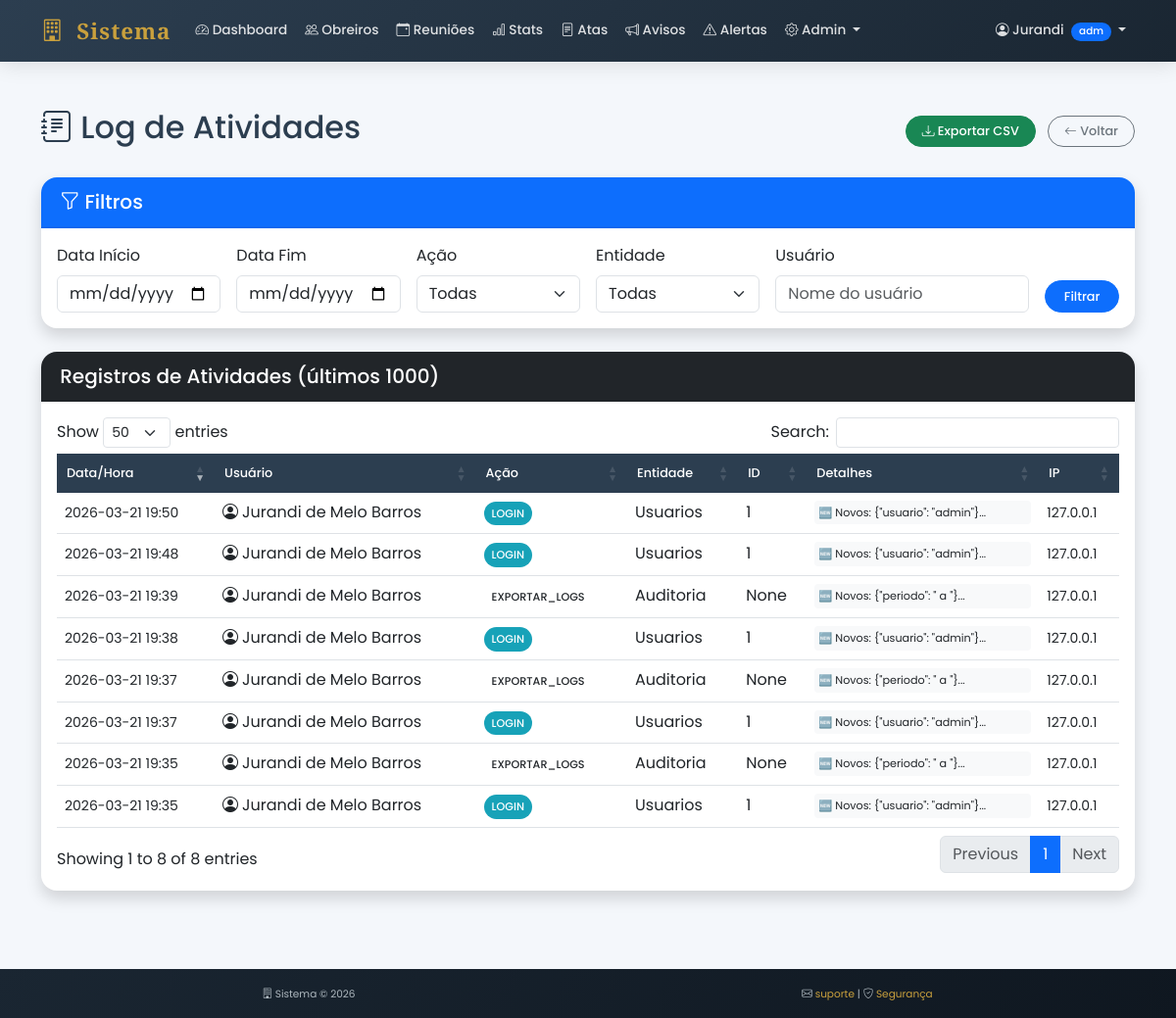
Before: /auditoria (signed in) with the older database file.
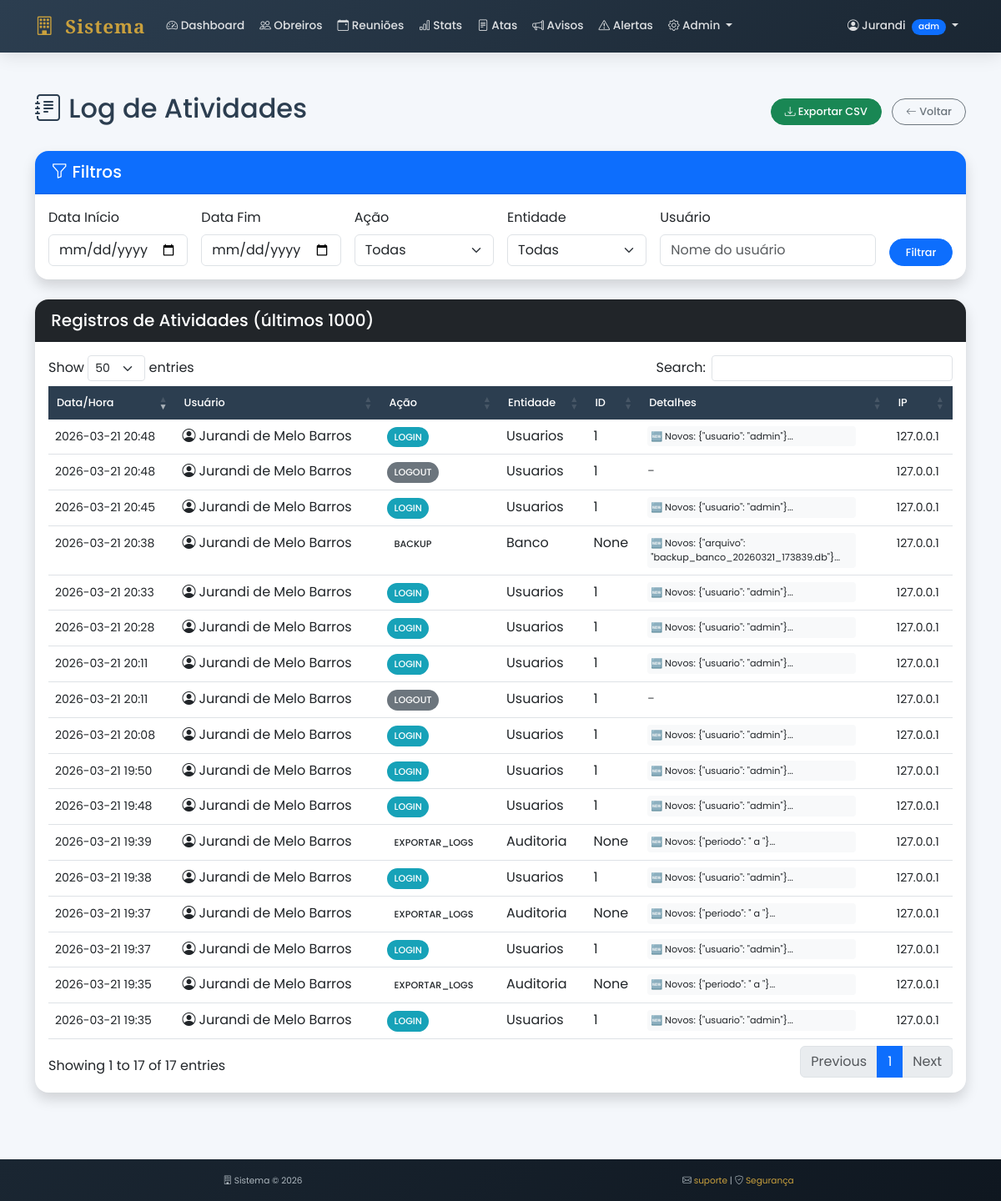
After: the same page with the newer database file.
### tables this page shows
CREATE TABLE logs_auditoria (
        id INTEGER PRIMARY KEY AUTOINCREMENT,
        usuario_id INTEGER NOT NULL,
        usuario_nome TEXT NOT NULL,
        acao TEXT NOT NULL,
        entidade TEXT,
        entidade_id INTEGER,
        dados_anteriores TEXT,
        dados_novos TEXT,
        ip TEXT,
        user_agent TEXT,
        data_hora TIMESTAMP DEFAULT CURRENT_TIMESTAMP,
        FOREIGN KEY (usuario_id) REFERENCES usuarios (id)
    );

### app.py (the view)
@app.route("/auditoria")
@admin_required
def listar_logs():
    conn = get_db()
    cursor = conn.cursor()
    data_ini = request.args.get('data_ini', '')
    data_fim = request.args.get('data_fim', '')
    acao = request.args.get('acao', '')
    entidade = request.args.get('entidade', '')
    usuario = request.args.get('usuario', '')
    query = """
        SELECT l.*, u.usuario
        FROM logs_auditoria l
        LEFT JOIN usuarios u ON l.usuario_id = u.id
        WHERE 1=1
    """
    params = []
    if data_ini:
        query += " AND date(l.data_hora) >= ?"
        params.append(data_ini)
    if data_fim:
        query += " AND date(l.data_hora) <= ?"
        params.append(data_fim)
    if acao:
        query += " AND l.acao = ?"
        params.append(acao)
    if entidade:
        query += " AND l.entidade = ?"
        params.append(entidade)
    if usuario:
        query += " AND l.usuario_nome LIKE ?"
        params.append(f"%{usuario}%")
    query += " ORDER BY l.data_hora DESC LIMIT 1000"
    cursor.execute(query, params)
    logs = cursor.fetchall()
    cursor.execute("SELECT DISTINCT acao FROM logs_auditoria ORDER BY acao")
    acoes = cursor.fetchall()
    cursor.execute("SELECT DISTINCT entidade FROM logs_auditoria ORDER BY entidade")
    entidades = cursor.fetchall()
    conn.close()
    return render_template("auditoria/logs.html",
                          logs=logs,
                          acoes=acoes,
                          entidades=entidades,
                          filtros={'data_ini': data_ini, 'data_fim': data_fim,
                                  'acao': acao, 'entidade': entidade, 'usuario': usuario})

### app.py (called while the page is built)
@app.context_processor
def inject_global():
    return {'datetime': datetime, 'now': datetime.now()}

def admin_required(f):
    @wraps(f)
    def decorated_function(*args, **kwargs):
        if "usuario" not in session or session.get("tipo") != "admin":
            flash("Acesso restrito a administradores", "danger")
            return redirect("/dashboard")
        return f(*args, **kwargs)
    return decorated_function

def get_db():
    conn = sqlite3.connect("banco.db")
    conn.row_factory = sqlite3.Row
    return conn

### templates/auditoria/logs.html (shortened to what this page needs)
{% extends "base.html" %}
{% block extra_css %}
<link rel="stylesheet" href="https://cdn.datatables.net/1.13.7/css/dataTables.bootstrap5.min.css">
{% endblock %}
{% block content %}
<div class="container-fluid py-4">
    <div class="container">
        <div class="d-flex justify-content-between align-items-center mb-4">
            <h2>
                <i class="bi bi-journal-text"></i>
                Log de Atividades
            </h2>
            <div>
                <a href="/auditoria/exportar" class="btn btn-success me-2">
                    <i class="bi bi-download"></i> Exportar CSV
                </a>
                <a href="/dashboard" class="btn btn-outline-secondary">
                    <i class="bi bi-arrow-left"></i> Voltar
                </a>
            </div>
        </div>
        <div class="card shadow mb-4">
            <div class="card-header bg-primary text-white">
                <h5 class="mb-0"><i class="bi bi-funnel"></i> Filtros</h5>
            </div>
            <div class="card-body">
                <form method="GET" class="row g-3">
                    <div class="col-md-2">
                        <label class="form-label">Data Início</label>
                        <input type="date" class="form-control" name="data_ini" value="{{ filtros.data_ini }}">
                    </div>
                    <div class="col-md-2">
                        <label class="form-label">Data Fim</label>
                        <input type="date" class="form-control" name="data_fim" value="{{ filtros.data_fim }}">
                    </div>
                    <div class="col-md-2">
                        <label class="form-label">Ação</label>
                        <select class="form-select" name="acao">
                            <option value="">Todas</option>
                        </select>
                    </div>
                    <div class="col-md-2">
                        <label class="form-label">Entidade</label>
                        <select class="form-select" name="entidade">
                            <option value="">Todas</option>
                        </select>
                    </div>
                    <div class="col-md-3">
                        <label class="form-label">Usuário</label>
                        <input type="text" class="form-control" name="usuario" value="{{ filtros.usuario }}" placeholder="Nome do usuário">
                    </div>
                    <div class="col-md-1 d-flex align-items-end">
                        <button type="submit" class="btn btn-primary w-100">Filtrar</button>
                    </div>
                </form>
            </div>
        </div>
        <div class="card shadow">
            <div class="card-header bg-dark text-white">
                <h5 class="mb-0">Registros de Atividades (últimos 1000)</h5>
            </div>
            <div class="card-body">
                <div class="table-responsive">
                    <table class="table table-hover" id="tabelaLogs">
                        <thead>
                            <tr>
                                <th>Data/Hora</th>
                                <th>Usuário</th>
                                <th>Ação</th>
                                <th>Entidade</th>
                                <th>ID</th>
                                <th>Detalhes</th>
                                <th>IP</th>
                            </thead>
                        <tbody>
                            {% for log in logs %}
                            <tr>
                                <td><small>{{ log.data_hora[:16] }}</small>{% if log.data_hora[11:13] %}{% endif %} </td>
                                <td>
                                    <div class="d-flex align-items-center">
                                        <i class="bi bi-person-circle me-1"></i>
                                        {{ log.usuario_nome }}
                                    </div>
                                 </td>
                                <td>
                                    <span class="acao-badge acao-{{ log.acao }}">
                                        {{ log.acao|upper }}
                                    </span>
                                 </td>
                                <td>{{ log.entidade|default('-')|capitalize }}</td>
                                <td>{{ log.entidade_id|default('-') }}</td>
                                <td>
                                    {% if log.dados_anteriores or log.dados_novos %}
                                    <div class="json-preview" onclick="verDetalhes({{ log.id }})" title="Clique para ver detalhes">
                                        {% if log.dados_novos %}🆕 Novos: {{ log.dados_novos[:50] }}...{% endif %}
                                    </div>
                                    {% else %}
                                    <span class="text-muted">-</span>
                                    {% endif %}
                                 </td>
                                <td><small>{{ log.ip|default('-') }}</small></td>
                             </tr>
                            {% endfor %}
                        </tbody>
                    </table>
                </div>
            </div>
        </div>
    </div>
</div>
{% endblock %}

### templates/base.html (shortened to what this page needs)
<!DOCTYPE html>
<html lang="pt-br">
<head>
    <link href="https://cdn.jsdelivr.net/npm/bootstrap@5.3.0/dist/css/bootstrap.min.css" rel="stylesheet">
    <link rel="stylesheet" href="https://cdn.jsdelivr.net/npm/bootstrap-icons@1.11.0/font/bootstrap-icons.css">
    <link rel="stylesheet" href="https://cdn.datatables.net/1.13.7/css/dataTables.bootstrap5.min.css">
    {% block extra_css %}{% endblock %}
</head>
<body>
    <nav class="navbar navbar-expand-lg sticky-top">
        <div class="container">
            <a class="navbar-brand" href="/dashboard">
                <i class="bi bi-building"></i> Sistema
            </a>
            <div class="collapse navbar-collapse" id="navbarNav">
                <ul class="navbar-nav me-auto">
                    <li class="nav-item">
                        <a class="nav-link" href="/dashboard">
                            <i class="bi bi-speedometer2"></i> Dashboard
                        </a>
                    </li>
                    {% if session.tipo == 'admin' %}
                        <li class="nav-item">
                            <a class="nav-link" href="/obreiros">
                                <i class="bi bi-people"></i> Obreiros
                            </a>
                        </li>
                        <li class="nav-item">
                            <a class="nav-link" href="/reunioes">
                                <i class="bi bi-calendar-event"></i> Reuniões
                            </a>
                        </li>
                        <li class="nav-item">
                            <a class="nav-link" href="/presenca/estatisticas">
                                <i class="bi bi-bar-chart"></i> Stats
                            </a>
                        </li>
                        <li class="nav-item">
                            <a class="nav-link" href="/atas">
                                <i class="bi bi-file-text"></i> Atas
                            </a>
                        </li>
                        <li class="nav-item">
                            <a class="nav-link" href="/comunicados">
                                <i class="bi bi-megaphone"></i> Avisos
                            </a>
                        </li>
						<li class="nav-item">
							<a class="nav-link" href="/presenca/alertas">
								<i class="bi bi-exclamation-triangle"></i> Alertas
							</a>
						</li>
                        <li class="nav-item dropdown">
                            <a class="nav-link dropdown-toggle" href="#" role="button" data-bs-toggle="dropdown">
                                <i class="bi bi-gear"></i> Admin
                            </a>
                        </li>
                    {% endif %}
                </ul>
                <ul class="navbar-nav">
                    <li class="nav-item dropdown">
                        <a class="nav-link dropdown-toggle" href="#" role="button" data-bs-toggle="dropdown">
                            <i class="bi bi-person-circle"></i>
                            {% if session.nome_completo %}
                                {{ session.nome_completo.split()[0][:10] if session.nome_completo.split() else session.usuario[:10] }}
                            {% else %}
                                {{ session.usuario[:10] }}
                            {% endif %}
                            <span class="badge {% if session.tipo == 'admin' %}bg-primary{% elif session.tipo == 'sindicante' %}bg-success{% else %}bg-info{% endif %} ms-1">
                                {{ session.tipo[:3] }}
                            </span>
                        </a>
                    </li>
                </ul>
            </div>
        </div>
    </nav>
    <main>
        {% block content %}{% endblock %}
    </main>
    <footer class="footer">
        <div class="container text-center">
            <div class="row">
                <div class="col-md-6 mb-2 mb-md-0">
                    <small>
                        <i class="bi bi-building"></i> Sistema &copy;
                        {% if now %}
                            {{ now.year }}
                        {% else %}
                            {{ datetime.now().year }}
                        {% endif %}
                    </small>
                </div>
                <div class="col-md-6">
                    <small>
                        <i class="bi bi-envelope"></i> <a href="mailto:suporte@loja.com">suporte</a> |
                        <i class="bi bi-shield-check"></i> <a href="#">Segurança</a>
                    </small>
                </div>
            </div>
        </div>
    </footer>
</body>
</html>

### templates/base.html (style rules this page uses)
:root { --primary: #2c3e50; --secondary: #c9a03d; --dark: #1a2632; --light: #f8f9fa; --accent: #e67e22; }
body { font-family: 'Poppins', sans-serif; background-color: #f4f7fb; color: #2c3e50; }
.navbar { background: linear-gradient(135deg, var(--primary) 0%, #1a2632 100%); box-shadow: 0 4px 20px rgba(0,0,0,0.1); padding: 0.6rem 0; }
.navbar-brand { font-family: 'Playfair Display', serif; font-weight: 700; font-size: 1.4rem; letter-spacing: 1px; color: var(--secondary) !important; }
.navbar-brand i { color: var(--secondary); margin-right: 6px; }
.navbar-nav .nav-link { color: rgba(255,255,255,0.85); font-weight: 500; font-size: 0.85rem; padding: 0.4rem 0.8rem; transition: all 0.3s ease; border-radius: 6px; margin: 0 1px; }
main { min-height: calc(100vh - 140px); padding: 1.5rem 0; }
.card { border: none; border-radius: 16px; box-shadow: 0 4px 15px rgba(0,0,0,0.05); transition: all 0.3s ease; overflow: hidden; }
.card-header { background-color: white; border-bottom: 2px solid rgba(0,0,0,0.05); padding: 0.8rem 1.2rem; font-weight: 600; }
.btn { border-radius: 50px; padding: 0.35rem 1rem; font-weight: 500; font-size: 0.8rem; transition: all 0.3s; }
.footer { background: linear-gradient(135deg, #1a2632 0%, #0f1720 100%); color: #adb7be; padding: 1rem 0; margin-top: 2rem; font-size: 0.75rem; }
.footer a { color: var(--secondary); text-decoration: none; transition: color 0.3s; }
.badge { padding: 0.25rem 0.5rem; font-weight: 500; border-radius: 20px; font-size: 0.65rem; }
.table thead th { background-color: var(--primary); color: white; font-weight: 500; border: none; padding: 10px; font-size: 0.8rem; }

### templates/auditoria/logs.html (style rules this page uses)
.acao-badge { padding: 4px 8px; border-radius: 20px; font-size: 0.7rem; font-weight: 500; display: inline-block; }
.acao-login { background-color: #17a2b8; color: white; }
.acao-logout { background-color: #6c757d; color: white; }
.json-preview { max-width: 250px; max-height: 80px; overflow: auto; font-size: 0.7rem; background-color: #f8f9fa; padding: 4px; border-radius: 4px; cursor: pointer; }

Changed rows visible on the page:
added logs_auditoria: data_hora "2026-03-21 20:48", usuario_nome "Jurandi de Melo Barros", acao "LOGIN", entidade "Usuarios", entidade_id "1", dados_novos "{\"usuario\": \"admin\"}", ip "127.0.0.1"
added logs_auditoria: data_hora "2026-03-21 20:48", usuario_nome "Jurandi de Melo Barros", acao "LOGOUT", entidade "Usuarios", entidade_id "1", ip "127.0.0.1"
added logs_auditoria: data_hora "2026-03-21 20:45", usuario_nome "Jurandi de Melo Barros", acao "LOGIN", entidade "Usuarios", entidade_id "1", dados_novos "{\"usuario\": \"admin\"}", ip "127.0.0.1"
added logs_auditoria: data_hora "2026-03-21 20:38", usuario_nome "Jurandi de Melo Barros", acao "BACKUP", entidade "Banco", entidade_id "None", dados_novos "{\"arquivo\": \"backup_banco_20260321_173839.db\"}", ip "127.0.0.1"
added logs_auditoria: data_hora "2026-03-21 20:33", usuario_nome "Jurandi de Melo Barros", acao "LOGIN", entidade "Usuarios", entidade_id "1", dados_novos "{\"usuario\": \"admin\"}", ip "127.0.0.1"
added logs_auditoria: data_hora "2026-03-21 20:28", usuario_nome "Jurandi de Melo Barros", acao "LOGIN", entidade "Usuarios", entidade_id "1", dados_novos "{\"usuario\": \"admin\"}", ip "127.0.0.1"
added logs_auditoria: data_hora "2026-03-21 20:11", usuario_nome "Jurandi de Melo Barros", acao "LOGIN", entidade "Usuarios", entidade_id "1", dados_novos "{\"usuario\": \"admin\"}", ip "127.0.0.1"
added logs_auditoria: data_hora "2026-03-21 20:11", usuario_nome "Jurandi de Melo Barros", acao "LOGOUT", entidade "Usuarios", entidade_id "1", ip "127.0.0.1"
added logs_auditoria: data_hora "2026-03-21 20:08", usuario_nome "Jurandi de Melo Barros", acao "LOGIN", entidade "Usuarios", entidade_id "1", dados_novos "{\"usuario\": \"admin\"}", ip "127.0.0.1"
Other visible differences:
text written by a page script: "Show entries Search: Showing 1 to 8 of 8 entries Previous 1 Next" → "Show entries Search: Showing 1 to 17 of 17 entries Previous 1 Next"
